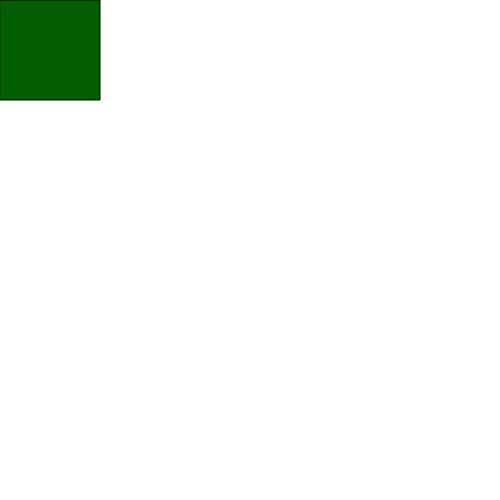
Frame 1 (no input)
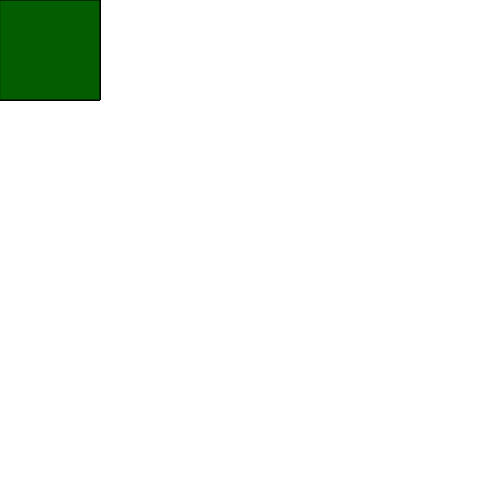
Frame 60 (no input)
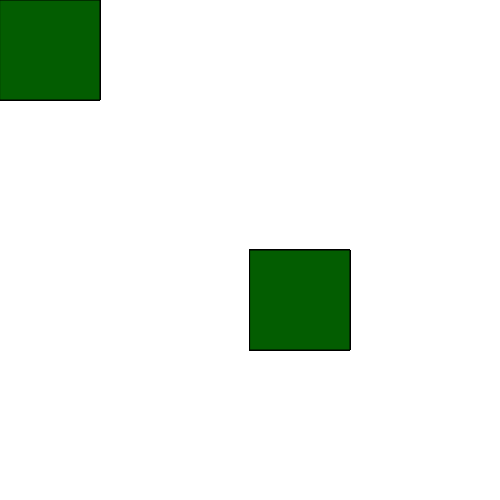
Frame 120 (the mouse pressed at the canvas centre since frame 60)

The p5.js sketch that drew these frames (run headless with seeded random() and noise() and a simulated clock; from frame 60 on, the mouse is pressed at the canvas centre):

// p5.js sketch
// ── sketch.js
function setup() {
  // put setup code here
  createCanvas(500, 500);
}

function draw() {
  // put drawing code here
  fill(03,93,01);
  rect(mouseX, mouseY, 100, 100) ;
}
